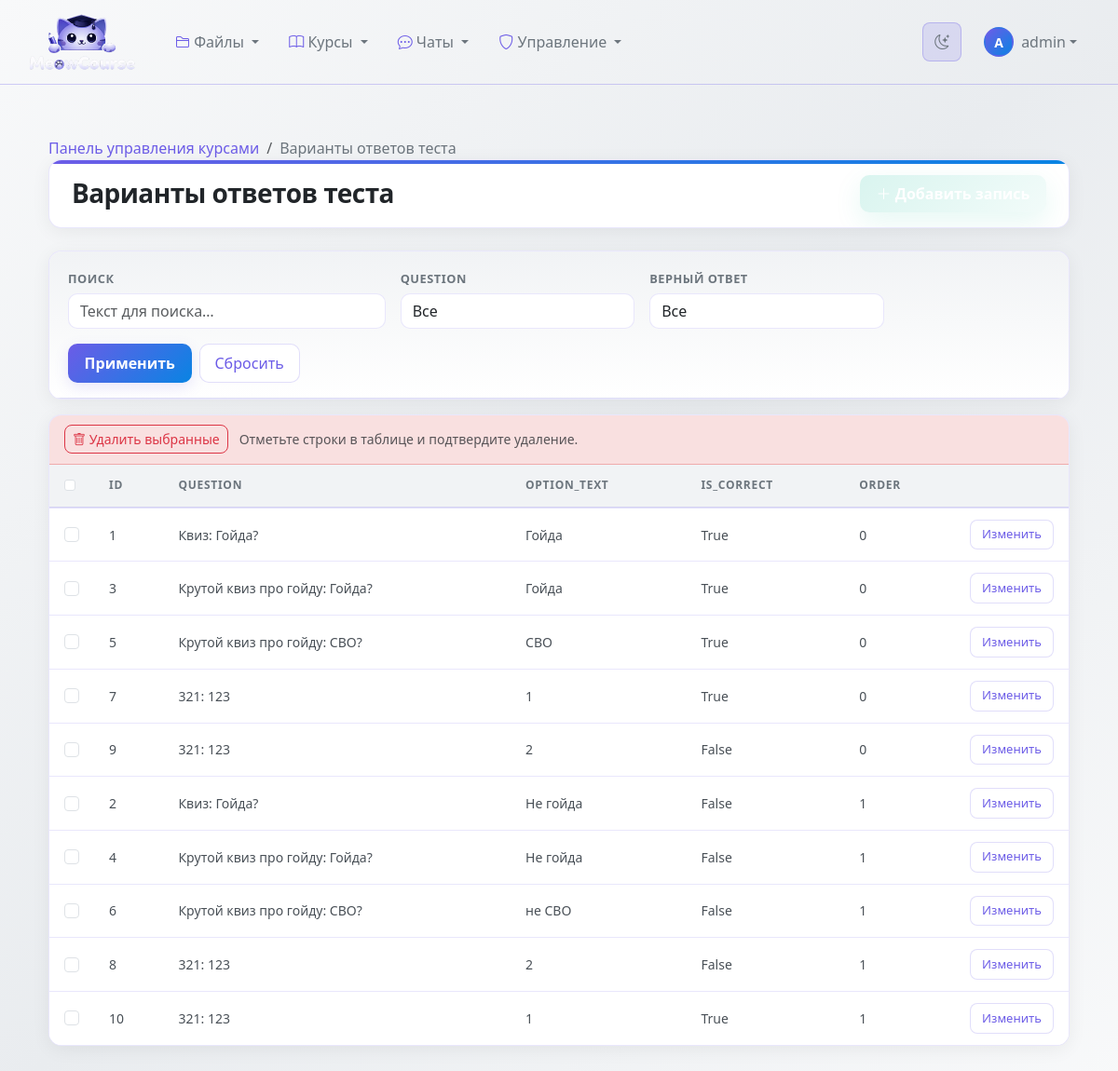
Screenshot of /management/core-admin/assignmentquizoption/ (signed in) with the database file from the repository.
### classroom_core/models.py (models this page shows, shortened)
class AssignmentQuizOption(models.Model):
    question = models.ForeignKey(
        AssignmentQuizQuestion,
        on_delete=models.CASCADE,
        related_name="options",
    )
    option_text = models.CharField(max_length=500, verbose_name="Текст варианта")
    is_correct = models.BooleanField(default=False, verbose_name="Верный ответ")
    order = models.PositiveIntegerField(default=0, verbose_name="Порядок")
    class Meta:
        ordering = ["order", "id"]
        verbose_name = "Вариант ответа теста"
        verbose_name_plural = "Варианты ответов теста"

### classroom_core/core_admin/views.py (the view)
# urls.py: path('management/core-admin/<str:model_name>/', core_admin_views.core_admin_changelist, name='core_admin_changelist'),
@login_required
def core_admin_changelist(request, model_name: str):
    _require_core_admin(request.user)
    config = get_config(model_name)
    if not config:
        raise Http404
    model = config.model
    qs = model.objects.all()
    q = request.GET.get("q", "")
    qs = _apply_search(qs, model, q, config.search_fields)
    qs = _apply_filters(request, qs, config)
    ordering = _ordering(model, config, request)
    qs = qs.order_by(*ordering)
    paginator = Paginator(qs, 50)
    page_obj = paginator.get_page(request.GET.get("page"))
    filter_choices = []
    for fname in config.list_filter:
        try:
            field = model._meta.get_field(fname)
        except FieldDoesNotExist:
            continue
        param = f"f_{fname}"
        current = request.GET.get(param)
        choices = []
        if isinstance(field, (models.ForeignKey, models.OneToOneField)):
            rel_model = field.related_model
            for robj in rel_model.objects.order_by("pk")[:500]:
                choices.append({"value": str(robj.pk), "label": str(robj)})
        elif getattr(field, "choices", None):
            for value, label in field.choices:
                choices.append({"value": str(value), "label": str(label)})
        elif isinstance(field, (models.BooleanField, models.NullBooleanField)):
            choices = [
                {"value": "true", "label": "Да"},
                {"value": "false", "label": "Нет"},
            ]
        filter_choices.append(
            {
                "field": fname,
                "param": param,
                "label": field.verbose_name,
                "choices": choices,
                "current": current or "",
            }
        )
    rows = []
    for obj in page_obj:
        rows.append({"obj": obj, "cells": [_cell_display(obj, col) for col in config.list_display]})
    context = {
        "config": config,
        "model_name": model_name,
        "verbose_name_plural": model._meta.verbose_name_plural,
        "page_obj": page_obj,
        "q": q,
        "list_display": config.list_display,
        "filter_choices": filter_choices,
        "ordering": ordering,
        "rows": rows,
        "add_url": reverse("classroom_core:core_admin_add", kwargs={"model_name": model_name}),
    }
    return render(request, "classroom_core/core_admin/changelist.html", context)

### templates/classroom_core/core_admin/changelist.html (shortened to what this page needs)
{% extends "base.html" %}
{% load static %}
{% block extra_css %}
<link rel="stylesheet" href="{% static 'css/core_admin.css' %}">
{% endblock %}
{% block content %}
<div class="container-fluid py-4 core-admin px-lg-4">
    <nav aria-label="breadcrumb" class="core-admin__breadcrumb">
        <ol class="breadcrumb mb-0">
            <li class="breadcrumb-item"><a href="{% url 'classroom_core:core_admin_index' %}">Панель управления курсами</a></li>
            <li class="breadcrumb-item active" aria-current="page">{{ verbose_name_plural }}</li>
        </ol>
    </nav>
    <header class="core-admin__hero py-3 px-3 px-md-4">
        <div class="core-admin__hero-inner align-items-center">
            <div class="core-admin__title-block">
                <h1 class="h3 mb-0">{{ verbose_name_plural }}</h1>
            </div>
            <div class="core-admin__actions">
                <a class="btn btn-ca-success" href="{{ add_url }}"><i class="bi bi-plus-lg"></i> Добавить запись</a>
            </div>
        </div>
    </header>
    <div class="core-admin__card mb-3 core-admin__card--flush">
        <form method="get" class="core-admin__toolbar">
            <div class="row g-3 align-items-end">
                <div class="col-md-4">
                    <label class="form-label">Поиск</label>
                    <input type="search" name="q" value="{{ q }}" class="form-control" placeholder="Текст для поиска…" autocomplete="off">
                </div>
                {% for fl in filter_choices %}
                <div class="col-md-3">
                    <label class="form-label">{{ fl.label }}</label>
                    <select name="{{ fl.param }}" class="form-select" onchange="this.form.submit()">
                        <option value="">Все</option>
                    </select>
                </div>
                {% endfor %}
                <div class="col-md-auto d-flex flex-wrap gap-2">
                    <button type="submit" class="btn btn-ca-primary">Применить</button>
                    <a href="{% url 'classroom_core:core_admin_changelist' model_name=model_name %}" class="btn btn-ca-outline">Сбросить</a>
                </div>
            </div>
        </form>
    </div>
    <form method="post" action="{% url 'classroom_core:core_admin_bulk_delete' model_name=model_name %}">
        <div class="core-admin__card core-admin__card--flush">
            <div class="core-admin__bulk">
                <button type="submit" class="btn btn-sm btn-outline-danger" onclick="return confirm('Удалить выбранные записи?');">
                    <i class="bi bi-trash"></i> Удалить выбранные
                </button>
                <span class="small text-muted">Отметьте строки в таблице и подтвердите удаление.</span>
            </div>
            <div class="core-admin__table-wrap">
                <table class="table core-admin__table mb-0">
                    <thead>
                        <tr>
                            <th scope="col" style="width: 2.5rem;">
                                <input type="checkbox" class="form-check-input" aria-label="Выбрать все" onclick="document.querySelectorAll('.row-select').forEach(cb => { cb.checked = this.checked; });">
                            </th>
                            {% for col in list_display %}
                            <th scope="col">{{ col }}</th>
                            {% endfor %}
                            <th scope="col" class="text-end" style="width: 7rem;"></th>
                        </tr>
                    </thead>
                    <tbody>
                        {% for row in rows %}
                        <tr>
                            <td>
                                <input class="form-check-input row-select" type="checkbox" name="_selected_action" value="{{ row.obj.pk }}" aria-label="Выбрать запись {{ row.obj.pk }}">
                            </td>
                            {% for cell in row.cells %}
                            <td class="cell-muted small">{{ cell }}</td>
                            {% endfor %}
                            <td class="text-end ca-actions">
                                <a class="btn btn-ca-outline btn-ca-sm" href="{% url 'classroom_core:core_admin_change' model_name=model_name object_id=row.obj.pk %}">Изменить</a>
                            </td>
                        </tr>
                        {% empty %}
                        <tr><td colspan="{{ list_display|length|add:2 }}" class="text-muted py-5 text-center">Записей пока нет.</td></tr>
                        {% endfor %}
                    </tbody>
                </table>
            </div>
        </div>
    </form>
</div>
{% endblock %}

### templates/base.html (shortened to what this page needs)
{% load static %}
<!DOCTYPE html>
<html lang="ru">
<head>
    <link href="https://cdn.jsdelivr.net/npm/bootstrap@5.3.0/dist/css/bootstrap.min.css" rel="stylesheet">
    <link rel="stylesheet" href="https://cdn.jsdelivr.net/npm/bootstrap-icons@1.10.0/font/bootstrap-icons.css">
    <link id="theme-stylesheet" rel="stylesheet" href="{% static 'css/themes/light.css' %}" data-light-href="{% static 'css/themes/light.css' %}" data-dark-href="{% static 'css/themes/dark.css' %}">
    {% block extra_css %}{% endblock %}
</head>
<body>
    <nav class="navbar navbar-expand-lg navbar">
        <div class="container-fluid">
            <a class="navbar-brand d-flex align-items-center" href="{% url 'classroom_core:course_list' %}">
                <img src="{% static 'images/logo.png' %}"
                    alt="MeowCourse"
                    class="me-2"
                    style="width: 120px; height: auto; max-height: 64px; object-fit: contain;">
            </a>
            <div class="collapse navbar-collapse" id="navbarNav">
                <ul class="navbar-nav me-auto">
                    <li class="nav-item dropdown">
                        <a class="nav-link dropdown-toggle" href="#" role="button" data-bs-toggle="dropdown">
                            <i class="bi bi-folder2"></i> Файлы
                        </a>
                    </li>
                    <li class="nav-item dropdown">
                        <a class="nav-link dropdown-toggle" href="#" role="button" data-bs-toggle="dropdown">
                            <i class="bi bi-book"></i> Курсы
                        </a>
                    </li>
                    <li class="nav-item dropdown">
                        <a class="nav-link dropdown-toggle" href="#" role="button" data-bs-toggle="dropdown">
                            <i class="bi bi-chat-dots"></i> Чаты
                        </a>
                    </li>
                    {% if user.is_authenticated %}
                    {% if user.is_superuser or user.is_staff or user.profile.role == 'admin' %}
                    <li class="nav-item dropdown">
                        <a class="nav-link dropdown-toggle" href="#" role="button" data-bs-toggle="dropdown">
                            <i class="bi bi-shield"></i> Управление
                        </a>
                    </li>
                    {% endif %}
                    {% endif %}
                </ul>
                <div class="d-flex align-items-center gap-2">
                    <button id="theme-toggle" class="theme-toggle-btn" type="button" aria-label="Переключить тему">
                        <i class="bi bi-moon-stars"></i>
                    </button>
                    {% if user.is_authenticated %}
                    <div class="dropdown">
                        <a class="nav-link dropdown-toggle d-flex align-items-center" href="#" role="button" data-bs-toggle="dropdown">
                            <div class="user-avatar rounded-circle d-flex align-items-center justify-content-center" style="width: 32px; height: 32px; font-size: 0.875rem;">
                                {{ user.username|slice:":1"|upper }}
                            </div>
                            <span class="ms-2 d-none d-md-inline username-text">{{ user.username }}</span>
                        </a>
                    </div>
                    {% else %}
                    <a class="nav-link" href="{% url 'classroom_core:login' %}">
                        <i class="bi bi-box-arrow-in-right me-1"></i> Войти
                    </a>
                    {% endif %}
                </div>
            </div>
        </div>
    </nav>
    <div class="main-content">
        <div class="container-fluid">
            {% block content %}{% endblock %}
        </div>
    </div>
</body>
</html>

### rows the page displays
AssignmentQuizOption: cells "1" "Квиз: Гойда?" "Гойда" "True" "0"
AssignmentQuizOption: cells "3" "Крутой квиз про гойду: Гойда?" "Гойда" "True" "0"
AssignmentQuizOption: cells "5" "Крутой квиз про гойду: СВО?" "СВО" "True" "0"
AssignmentQuizOption: cells "7" "321: 123" "1" "True" "0"
AssignmentQuizOption: cells "9" "321: 123" "2" "False" "0"
AssignmentQuizOption: cells "2" "Квиз: Гойда?" "Не гойда" "False" "1"
AssignmentQuizOption: cells "4" "Крутой квиз про гойду: Гойда?" "Не гойда" "False" "1"
AssignmentQuizOption: cells "6" "Крутой квиз про гойду: СВО?" "не СВО" "False" "1"
AssignmentQuizOption: cells "8" "321: 123" "2" "False" "1"
AssignmentQuizOption: cells "10" "321: 123" "1" "True" "1"

### other values shown
{{ user.username|slice:":1"|upper }} "A"
{{ user.username }} "admin"
{{ verbose_name_plural }} "Варианты ответов теста"
{{ fl.label }} "QUESTION" "ВЕРНЫЙ ОТВЕТ"
{{ col }} "ID" "QUESTION" "OPTION_TEXT" "IS_CORRECT" "ORDER"
